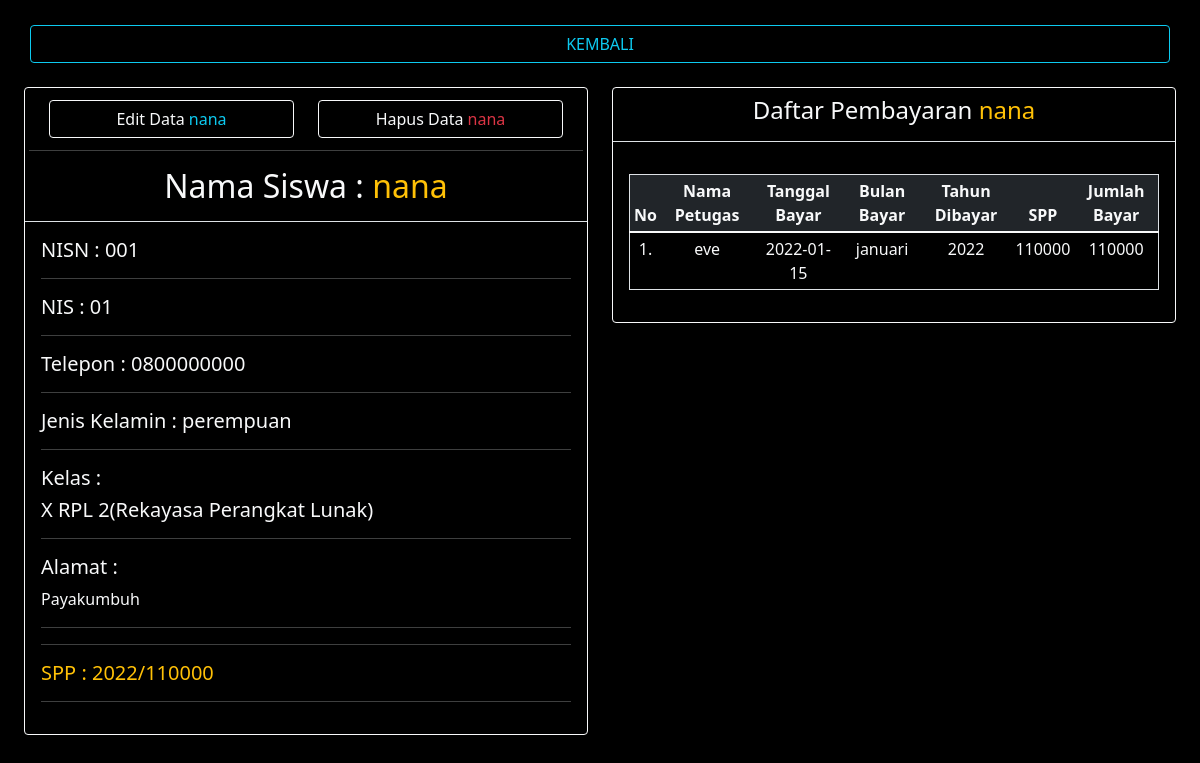
The page /admin/siswa/detail.php?nisn=001 on the database its author committed.
### tables this page shows
CREATE TABLE `siswa` (
  `nisn` char(10) NOT NULL,
  `nis` char(8) NOT NULL,
  `nama` varchar(35) NOT NULL,
  `id_kelas` int(11) NOT NULL,
  `alamat` text NOT NULL,
  `no_telp` varchar(13) NOT NULL,
  `id_spp` int(11) DEFAULT NULL,
  `jenis_kelamin` enum('laki-laki','perempuan') NOT NULL
);

CREATE TABLE `kelas` (
  `id_kelas` int(11) NOT NULL,
  `nama_kelas` varchar(10) NOT NULL,
  `kopetensi_keahlian` varchar(50) NOT NULL
);

CREATE TABLE `spp` (
  `id_spp` int(11) NOT NULL,
  `tahun` int(11) NOT NULL,
  `nominal` int(11) NOT NULL
);

CREATE TABLE `petugas` (
  `id_petugas` int(11) NOT NULL,
  `username` varchar(25) NOT NULL,
  `password` varchar(32) NOT NULL,
  `nama_petugas` varchar(35) NOT NULL,
  `level` enum('admin','petugas') NOT NULL,
  `alamat` text NOT NULL,
  `no_telp` varchar(13) NOT NULL,
  `jenis_kelamin` enum('laki-laki','perempuan') NOT NULL
);

CREATE TABLE `pembayaran` (
  `id_pembayaran` int(11) NOT NULL,
  `id_petugas` int(11) NOT NULL,
  `nisn` varchar(10) NOT NULL,
  `tgl_bayar` date NOT NULL,
  `bulan_dibayar` varchar(8) NOT NULL,
  `tahun_dibayar` varchar(4) NOT NULL,
  `id_spp` int(11) NOT NULL,
  `jumlah_bayar` int(11) NOT NULL
);

### admin/siswa/detail.php (the view, shortened to what this page needs)
<?php
include_once '../koneksi.php';
$result_siswa = mysqli_query(
  $conn,
  "SELECT * FROM siswa"
);
$siswa = mysqli_fetch_assoc($result_siswa);
?>
<!DOCTYPE html>
<html lang="en">
<head>
  <link href="https://cdn.jsdelivr.net/npm/bootstrap@5.1.3/dist/css/bootstrap.min.css" rel="stylesheet">
</head>
<body class="bgrn">
  <main class="border-bottom" style="margin-top: 25px;">
    <div class="container-fluid">
      <a href="../siswa/?search" class="btn btn-outline-info container-sm d-block">KEMBALI</a>
      <br>
      <div class="container-fluid">
        <div class="row">
          <div class="col-lg-6 mb-3">
            <div class="card mb-1 border-light text-light" style="width:auto; background-color:black;">
              <div class="card-header m-auto border-bottom text-center">
                <div class="row">
                  <div class="row btn-sm m-auto">
                    <div class="col-lg-6 mb-2">
                      <a type="button" class="btn btn-outline-light d-block" data-bs-toggle="modal" data-bs-target="#va-edit">
                        Edit Data <span class="text-info"><?= $siswa['nama']; ?></span>
                      </a>
                    </div>
                    <div class="col-lg-6 mb-2">
                      <a type="button" class="btn btn-outline-light d-block" data-bs-toggle="modal" data-bs-target="#va-hapus">
                        Hapus Data <span class="text-danger"><?= $siswa['nama']; ?></span>
                      </a>
                    </div>
                            <?php
                            include_once '../koneksi.php';
                            $id = $_GET['nisn'];
                            ?>
                  </div>
                  <hr>
                  <?php
                  $result_siswa = mysqli_query(
                    $conn,
                    "SELECT * FROM siswa
                      INNER JOIN spp
                      ON siswa.id_spp = spp.id_spp
                      INNER JOIN kelas
                      ON siswa.id_kelas = kelas.id_kelas where nisn=$id
                    "
                  );
                  $siswa = mysqli_fetch_assoc($result_siswa);
                  ?>
                  <h2 class="">Nama Siswa : <span class="text-warning"><?= $siswa['nama']; ?></span></h2>
                </div>
              </div>
              <div class="card-body">
                <h5>NISN : <?= $siswa['nisn']; ?></h5>
                <hr>
                <h5>NIS : <?= $siswa['nis']; ?></h5>
                <hr>
                <h5>Telepon : <?= $siswa['no_telp']; ?></h5>
                <hr>
                <h5>Jenis Kelamin : <?= $siswa['jenis_kelamin']; ?></h5>
                <hr>
                <h5>Kelas : </h5>
                <h5><?= $siswa['nama_kelas']; ?>(<?= $siswa['kopetensi_keahlian']; ?>)</h5>
                <hr>
                <h5> Alamat : </h5>
                <p><?= $siswa['alamat']; ?></p>
                <hr>
                <hr>
                <h5 class="text-warning">SPP : <?= $siswa['tahun']; ?>/<?= $siswa['nominal']; ?></h5>
                <hr>
              </div>
            </div>
          </div>
          <div class="col-lg-6">
            <div class="card border-light text-light" style="width:auto; background-color:black;">
              <div class="card-header border-bottom text-center">
                <h4>Daftar Pembayaran <span class="text-warning"><?= $siswa['nama']; ?></span></h4>
              </div>
              <div class="card-body table-responsive">
                <table id="" class="table text-light border table-sm mt-3">
                  <thead class="text-center bg-dark">
                    <th>No</th>
                    <th>Nama Petugas</th>
                    <th>Tanggal Bayar</th>
                    <th>Bulan Bayar</th>
                    <th>Tahun Dibayar</th>
                    <th>SPP</th>
                    <th>Jumlah Bayar</th>
                  </thead>
                  <tbody id="myTable">
                    <?php $angka = 1; ?>
                    <?php
                    $result_pembayaran = mysqli_query(
                      $conn,
                      "SELECT * FROM petugas,spp,siswa,pembayaran
                         where pembayaran.id_petugas=petugas.id_petugas and pembayaran.nisn=siswa.nisn and pembayaran.id_spp=spp.id_spp and siswa.nisn=$id
                      "
                    );
                    ?>
                    <?php while ($pembayaran = mysqli_fetch_assoc($result_pembayaran)) : ?>
                      <tr class="text-center text_light">
                        <td><?= $angka++; ?>.</td>
                        <td><?= $pembayaran['nama_petugas']; ?></td>
                        <td><?= $pembayaran['tgl_bayar']; ?></td>
                        <td><?= $pembayaran['bulan_dibayar']; ?></td>
                        <td><?= $pembayaran['tahun_dibayar']; ?></td>
                        <td><?= $pembayaran['nominal']; ?></td>
                        <td><?= $pembayaran['jumlah_bayar']; ?></td>
                      </tr>
                    <?php endwhile; ?>
                  </tbody>
                </table>
              </div>
            </div>
          </div>
        </div>
      </div>
      <br>
  </main>
</body>
</html>

### admin/siswa/detail.php (style rules this page uses)
.bgrn { background-color: black; background-repeat: no-repeat; background-attachment: fixed; background-size: cover; }

### rows shown on the page
siswa: nama "nana", nisn "001", nis "01", no_telp "0800000000", jenis_kelamin "perempuan", id_kelas.nama_kelas "X RPL 2", id_kelas.kopetensi_keahlian "Rekayasa Perangkat Lunak", alamat "Payakumbuh", id_spp.tahun "2022", id_spp.nominal "110000"
petugas: nama_petugas "eve", pembayaran.tgl_bayar "2022-01-15", pembayaran.bulan_dibayar "januari", pembayaran.tahun_dibayar "2022", spp.nominal "110000", pembayaran.jumlah_bayar "110000"
